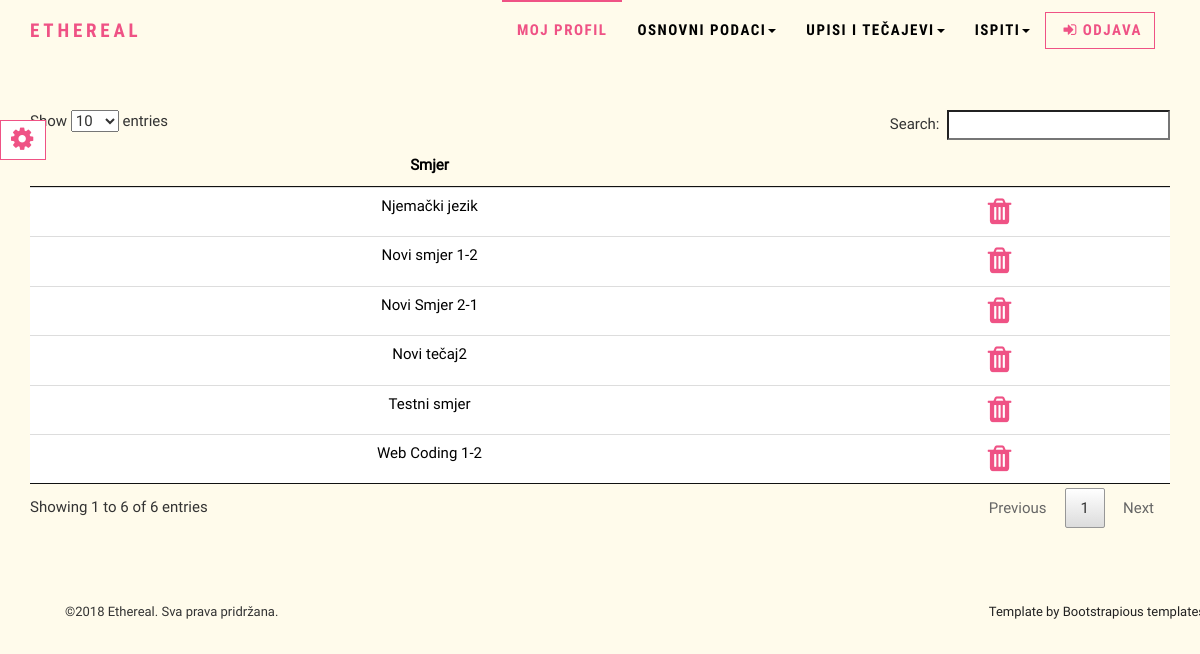
Page /php/courses.php (signed in) on the earlier database version.
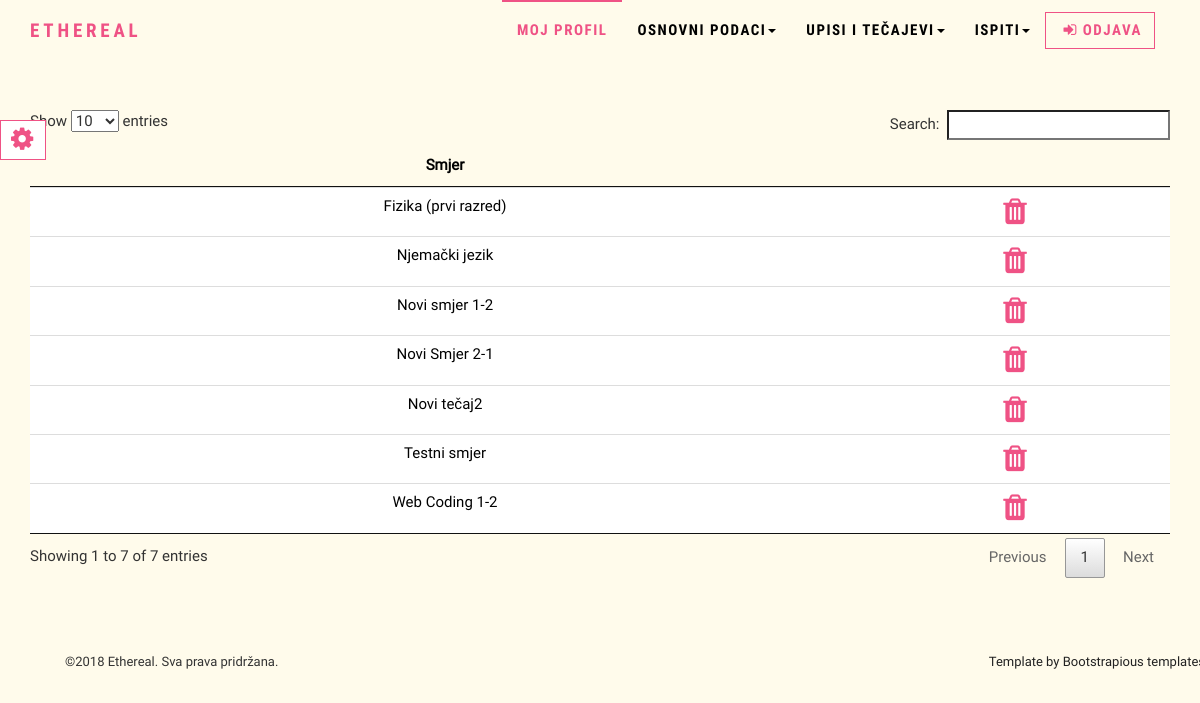
Same page on the later database version.
### tables this page shows
CREATE TABLE `tecaj` (
  `id` int(11) NOT NULL,
  `smjer` varchar(100) NOT NULL
);

### php/includes/functions.php (called while the page is built, shortened)
<?php
	function checkStatus(){
		$role = $_SESSION['role'];
		switch($role){
			case("1"):
				return 1;
				break;
		}
	}
	?>

### php/courses.php (the view, shortened to what this page needs)
<?php
require_once "includes/functions.php";
$con = spajanje();
$isAdmin = checkStatus();
if($isAdmin !== 1){
	header("refresh:2;url=index.php");
	die("Nemate ovlasti za pristup ovoj stranici! Prebacujem na index.php...");
}
else{
$sql = "SELECT * FROM tecaj;";
$result = mysqli_query($con, $sql);
require_once "includes/header.php";
	if (mysqli_num_rows($result) > 0){
		echo '
		<table id = "table" class="table table-hover">
			<thead>
				<tr>
					<th>Smjer</th>
					<th></th>
				</tr>
			</thead>
			<tbody>';
	while($course = mysqli_fetch_assoc($result)){
		echo "
			<tr class = 'clickable-row-course' id = '".$course["id"]."'>
				<td>".$course['smjer']."</td>
				<td>
					<a href='courses.php?obrisi=true&id=".$course['id']."' onclick='return confirm(\"Jeste li sigurni da želite obrisati tečaj?\")'>
						<i class='fa fa-trash fa-2x' aria-hidden='true'></i>
					</a>
				</td>
			</tr>";
	}
	echo "</tbody></table>";
}
else {
	echo "<p>U bazi nema rezultata za ovaj upit: $sql </p>";
}
}
require "includes/footer.php";
?>

### php/includes/header.php (shortened to what this page needs)
<!DOCTYPE html>
<html lang="en">
<head>
    <link rel="stylesheet" href="../css/bootstrap.min.css"/>
    <link rel="stylesheet" href="../css/font-awesome.min.css">
    <link rel="stylesheet" href="../css/pe-icon-7-stroke.css">
    <link rel="stylesheet" href="../css/style.default.css" id="theme-stylesheet">
    <link rel="stylesheet" href="../css/custom.min.css">
</head>
<body id="site">
<?php
$id = $_SESSION['userid'];
  if(isset($_SESSION['login']) and $_SESSION['login'] == true){
    if($_SESSION['role'] == "1"){
  echo '
  <header class="header">
    <div role="navigation" class="navbar navbar-default">
      <div class="container">
        <div class="navbar-header"><a href="index.php" class="navbar-brand">Ethereal</a>
          <div class="navbar-buttons">
            <button type="button" data-toggle="collapse" data-target=".navbar-collapse" class="navbar-toggle navbar-btn">Izbornik<i class="fa fa-align-justify"></i></button>
          </div>
        </div>
        <div id="navigation" class="collapse navbar-collapse navbar-right">
          <ul class="nav navbar-nav">
            <li class="active"><a href="profile.php?id='.$id.'">Moj profil</a></li>
            <li class="dropdown"><a href="#" data-toggle="dropdown" class="dropdown-toggle">Osnovni podaci<b class="caret"></b></a>
              <ul class="dropdown-menu">
                <li><a href="user_add.php">Unos korisnika u bazu</a></li>
                <li><a href="users.php">Popis svih korisnika</a></li>
              </ul>
            </li>
            <li class="dropdown"><a href="#" data-toggle="dropdown" class="dropdown-toggle">Upisi i tečajevi<b class="caret"></b></a>
              <ul class="dropdown-menu">
                <li><a href="course_add.php">Unos tečaja u bazu</a></li>
                <li><a href="courses.php">Popis svih tečaja</a></li>
                <li><a href="enrol.php">Upis korisnika na tečaj</a></li>
                <li><a href="groups.php">Popis svih grupa</a></li>
                <li><a href="group_add.php">Upis grupe</a></li>
              </ul>
            </li>
            <li class="dropdown"><a href="#" data-toggle="dropdown" class="dropdown-toggle">Ispiti<b class="caret"></b></a>
              <ul class="dropdown-menu">
                <li><a href="exam_list.php">Popis svih ispita</a></li>
                <li><a href="exam_add.php">Unos ispita</a></li>
                <li><a href="lesson_add.php">Unos lekcije</a></li>
                <li><a href="question_add.php">Unos pitanja u bazu</a></li>
              </ul>
            </li>
            </ul><a id = "btn-adjust"  href="odjava.php" class="btn navbar-btn btn-ghost  pull-left"><i class="fa fa-sign-in"></i>Odjava</a>
        </div>
      </div>
    </div>
  </header>';
}
  }
?>
      <div class="container" id = "top-container">

Differences in the rows shown:
added tecaj: smjer "Fizika (prvi razred)"
Other differences:
text written by a page script: "Show entries Search: Showing 1 to 6 of 6 entries Previous 1 Next" → "Show entries Search: Showing 1 to 7 of 7 entries Previous 1 Next"
